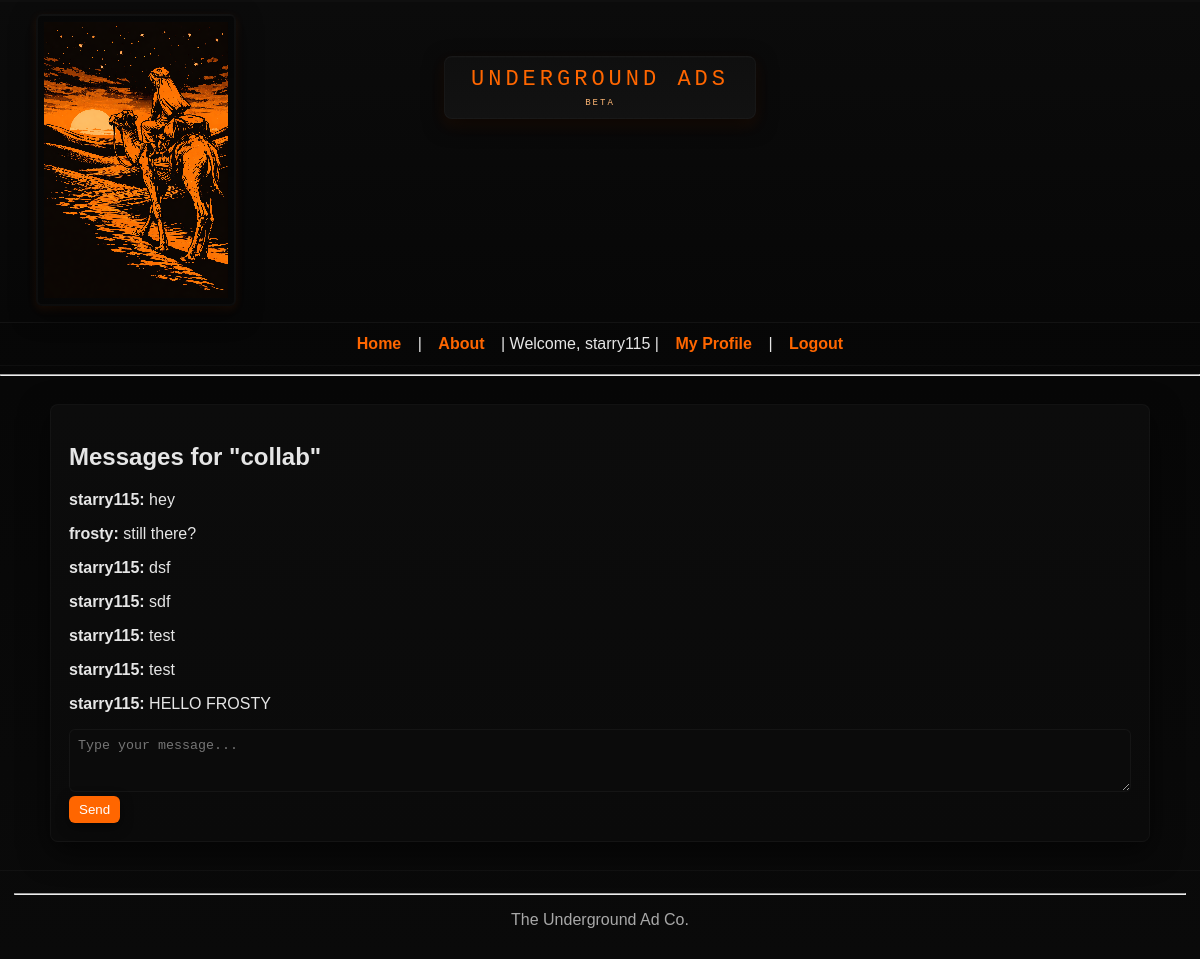
Screenshot of /message/12 (signed in) with the database file from the repository.
### tables this page shows
CREATE TABLE users (
            id INTEGER PRIMARY KEY AUTOINCREMENT,
            username TEXT UNIQUE NOT NULL,
            password_hash TEXT NOT NULL,
            created_at TIMESTAMP DEFAULT CURRENT_TIMESTAMP
        , is_admin INTEGER DEFAULT 0, about TEXT DEFAULT '', pgp_public_key TEXT, pgp_private_key_encrypted TEXT, pgp_key_salt TEXT, pgp_key_nonce TEXT);

CREATE TABLE ads (
            id INTEGER PRIMARY KEY AUTOINCREMENT,
            title TEXT NOT NULL,
            description TEXT NOT NULL,
            image TEXT,
            user_id INTEGER NOT NULL,
            created_at TIMESTAMP DEFAULT CURRENT_TIMESTAMP,
            FOREIGN KEY (user_id) REFERENCES users (id)
        );

CREATE TABLE messages (
            id INTEGER PRIMARY KEY AUTOINCREMENT,
            ad_id INTEGER NOT NULL,
            sender_id INTEGER NOT NULL,
            recipient_id INTEGER NOT NULL,
            content TEXT NOT NULL,
            created_at TIMESTAMP DEFAULT CURRENT_TIMESTAMP,
            FOREIGN KEY (ad_id) REFERENCES ads (id),
            FOREIGN KEY (sender_id) REFERENCES users (id),
            FOREIGN KEY (recipient_id) REFERENCES users (id)
        );

### app.py (the view, shortened to what this page needs)
@app.route("/message", methods=["GET", "POST"])
@app.route("/message/<int:ad_id>", methods=["GET", "POST"])
@login_required
def message(ad_id=None):
    conn = get_db()
    cur = conn.cursor()
    ad = None
    recipient_id = None
    ad_title = "Direct Message"
    if ad_id is not None:
        cur.execute("SELECT ads.*, users.username FROM ads JOIN users ON ads.user_id = users.id WHERE ads.id = ?", (ad_id,))
        ad = cur.fetchone()
        if ad:
            recipient_id = ad["user_id"]
            ad_title = ad["title"]
    user_id_param = request.args.get("user_id")
    if user_id_param and not recipient_id:
        cur.execute("SELECT id, username FROM users WHERE id = ?", (user_id_param,))
        user = cur.fetchone()
        if user:
            recipient_id = user["id"]
            ad_title = f"Chat with {user['username']}"
    if recipient_id is not None:
        cur.execute(
            """
            SELECT m.*, u.username AS sender_name
            FROM messages m
            JOIN users u ON m.sender_id = u.id
            WHERE (m.sender_id = ? AND m.recipient_id = ?)
               OR (m.sender_id = ? AND m.recipient_id = ?)
            ORDER BY m.created_at ASC
            """,
            (session["user_id"], recipient_id, recipient_id, session["user_id"]),
        )
        messages = cur.fetchall()
    else:
        messages = []
    conn.close()
    return render_template("messages.html", ad={"title": ad_title}, messages=messages)

### app.py (called while the page is built)
def login_required(f):
    @wraps(f)
    def wrapper(*args, **kwargs):
        if "user_id" not in session:
            return redirect(url_for("login"))
        return f(*args, **kwargs)
    return wrapper

### db.py (called while the page is built)
def get_db():
    db_path = os.path.join(os.path.dirname(__file__), "uadb.db")
    conn = sqlite3.connect(db_path)
    conn.row_factory = sqlite3.Row
    return conn

### templates/messages.html
{% extends "base.html" %}
{% block content %}
<div class="container">
    <h2>Messages for "{{ ad.title }}"</h2>
    <div class="messages">
        {% for msg in messages %}
        <p><strong>{{ msg.sender_name }}:</strong> {{ msg.content }}</p>
        {% else %}
        <p>No messages yet.</p>
        {% endfor %}
    </div>
    <form method="POST">
        <textarea name="message" rows="3" placeholder="Type your message..."></textarea><br>
        <button type="submit">Send</button>
    </form>
</div>
{% endblock %}

### templates/base.html (shortened to what this page needs)
<!DOCTYPE html>
<html lang="en">
<head>
    <link rel="stylesheet" href="{{ url_for('static', filename='style.css') }}">
</head>
<body>
    <header class="site-header">
        <div class="logo-area">
            <a href="{{ url_for('home') }}">
                <img src="{{ url_for('static', filename='images/ua_logo_2.png') }}" class="logo" alt="Underground Ads Logo">
            </a>
        </div>
        <div class="banner-text">
            <span class="banner-card">
                UNDERGROUND ADS
                <span class="beta">BETA</span>
            </span>
        </div>
    </header>
    <nav class="nav-area">
        <a href="{{ url_for('home') }}">Home</a> |
        <a href="{{ url_for('about') }}">About</a> |
        {% if session.username %}
        <span>Welcome, {{ session.username }}</span> |
        <a href="{{ url_for('profile') }}">My Profile</a> |
        <a href="{{ url_for('logout') }}">Logout</a>
        {% else %}
        <a href="{{ url_for('register') }}">Register</a> |
        <a href="{{ url_for('login') }}">Login</a>
        {% endif %}
    </nav>
    <hr>
    <main>
        {% block content %}{% endblock %}
    </main>
    <footer>
        <hr>
        <p>The Underground Ad Co.</p>
    </footer>
</body>
</html>

### static/style.css (style rules this page uses)
:root { --ua-orange: #ff6600; --ua-dark-bg: #070707; --card-bg: #0f0f0f; --muted: #a8a8a8; --accent-shadow: rgba(255,102,0,0.12); }
* { box-sizing: border-box }
body { margin: 0; font-family: "Verdana","Arial",sans-serif; background: linear-gradient(180deg,#050505,#0a0a0a); color: #e6e6e6; -webkit-font-smoothing: antialiased; }
.site-header { position: relative; display: flex; align-items: center; justify-content: flex-start; padding: 12px 36px; gap: 18px; border-top: 2px solid rgba(255,255,255,0.03); border-bottom: 1px solid rgba(255,255,255,0.03); background: linear-gradient(180deg,#0b0b0b,#070707); }
.logo-area { display: flex; align-items: center; }
.logo { width: 200px; height: auto; image-rendering: pixelated; border: 2px solid rgba(255,255,255,0.03); padding: 6px; border-radius: 6px; background: linear-gradient(180deg, rgba(0,0,0,0.35), rgba(0,0,0,0.12)); box-shadow: 0 8px 24px rgba(0,0,0,0.6), 0 3px 8px var(--accent-shadow); }
.banner-text { position: absolute; left: 50%; transform: translateX(-50%); top: 54px; text-align: center; pointer-events: none; z-index: 50; }
.banner-card { display: inline-block; background: linear-gradient(180deg,#0f0f0f,#121212); color: var(--ua-orange); padding: 10px 26px; font-family: "Press Start 2P", "Courier New", monospace; font-size: 22px; letter-spacing: 4px; border-radius: 8px; border: 1px solid rgba(255,255,255,0.03); box-shadow: 0 6px 20px rgba(0,0,0,0.8), 0 6px 14px var(--accent-shadow); pointer-events: auto; }
.banner-card .beta { display: block; font-size: 9px; color: #ffb775; letter-spacing: 2px; margin-top: 6px; }
.nav-area { text-align: center; background: transparent; padding: 12px 0; border-bottom: 1px solid rgba(255,255,255,0.03); }
.nav-area a { color: var(--ua-orange); font-weight: 700; margin: 0 12px; text-decoration: none; }
.container { width: 92%; max-width: 1100px; margin: 28px auto; background: linear-gradient(180deg,#0c0c0c,#0a0a0a); border: 1px solid rgba(255,255,255,0.03); border-radius: 8px; padding: 18px; box-shadow: 0 10px 30px rgba(0,0,0,0.6); }
button, .btn { background: var(--ua-orange); color: #fff; border: 0; padding: 6px 10px; border-radius: 6px; cursor: pointer; box-shadow: 0 4px 12px rgba(0,0,0,0.5); }
input[type="text"], textarea, input[type="password"] { width: 100%; padding: 8px; border-radius: 6px; border: 1px solid rgba(255,255,255,0.04); background: #0b0b0b; color: #eee; }
footer { color: var(--muted); text-align: center; padding: 14px; border-top: 1px solid rgba(255,255,255,0.03); background: transparent; }
a { color: var(--ua-orange); text-decoration: none; font-weight: 600; }

### rows the page displays
users: username "starry115"
ads: title "collab"
messages: sender_name "starry115", content "hey"
messages: sender_name "frosty", content "still there?"
messages: sender_name "starry115", content "dsf"
messages: sender_name "starry115", content "sdf"
messages: sender_name "starry115", content "test"
messages: sender_name "starry115", content "test"
messages: sender_name "starry115", content "HELLO FROSTY"
